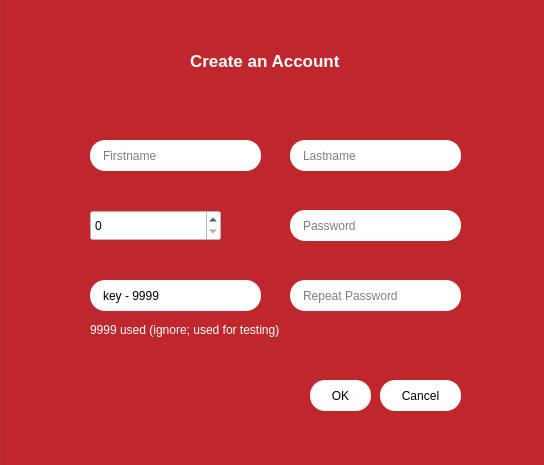
<?xml version="1.0" encoding="UTF-8"?>
<ui version="4.0">
 <class>CreateAccount</class>
 <widget class="QDialog" name="CreateAccount">
  <property name="windowModality">
   <enum>Qt::WindowModal</enum>
  </property>
  <property name="geometry">
   <rect>
    <x>0</x>
    <y>0</y>
    <width>544</width>
    <height>465</height>
   </rect>
  </property>
  <property name="windowTitle">
   <string>Create Desk Account</string>
  </property>
  <property name="styleSheet">
   <string notr="true">QMainWindow{
	background-color:  #C2272D;
}

QDialog{
	background-color:  #C2272D;
}

QLineEdit{
	background-color: #fff;
	color: #000000;
	border-radius:  15px;
	padding-left : 11px;
}

QPushButton{
background-color: #fff;
text-transform: uppercase;
border-radius:  15px;
color: #000000;

}

QToolButton
{
    border-radius: 30px;
}

QMenu{
background-color:  gray;
color: #fff;
}

QMenuBar{
background-color:  #434343;
color: #fff;
}

QAction{
background-color: gray;
color: #fff;

}

QMenuBar::item:selected{
background-color: gray;
color: #fff;
}

QMenu::item:selected{
background-color:  #404040;
}

QMessageBox{
background-color:  #fff;
}
</string>
  </property>
  <property name="modal">
   <bool>true</bool>
  </property>
  <widget class="QGroupBox" name="groupBox">
   <property name="enabled">
    <bool>true</bool>
   </property>
   <property name="geometry">
    <rect>
     <x>0</x>
     <y>-10</y>
     <width>571</width>
     <height>531</height>
    </rect>
   </property>
   <property name="minimumSize">
    <size>
     <width>571</width>
     <height>531</height>
    </size>
   </property>
   <property name="maximumSize">
    <size>
     <width>571</width>
     <height>531</height>
    </size>
   </property>
   <property name="title">
    <string/>
   </property>
   <widget class="QLabel" name="keyinputLabel">
    <property name="geometry">
     <rect>
      <x>90</x>
      <y>330</y>
      <width>231</width>
      <height>21</height>
     </rect>
    </property>
    <property name="styleSheet">
     <string notr="true">QLabel{
color: #fff;
}</string>
    </property>
    <property name="text">
     <string>&lt;html&gt;&lt;head/&gt;&lt;body&gt;&lt;p&gt;9999 used (ignore; used for testing)&lt;/p&gt;&lt;/body&gt;&lt;/html&gt;</string>
    </property>
   </widget>
   <widget class="QLineEdit" name="firstnameInput">
    <property name="geometry">
     <rect>
      <x>90</x>
      <y>150</y>
      <width>171</width>
      <height>31</height>
     </rect>
    </property>
    <property name="placeholderText">
     <string>Firstname</string>
    </property>
   </widget>
   <widget class="QSpinBox" name="ageInput">
    <property name="geometry">
     <rect>
      <x>90</x>
      <y>220</y>
      <width>131</width>
      <height>31</height>
     </rect>
    </property>
    <property name="styleSheet">
     <string notr="true">QSpinBox{
background-color: #fff;
color:  #000000;

}</string>
    </property>
    <property name="maximum">
     <number>130</number>
    </property>
   </widget>
   <widget class="QLineEdit" name="passwordInput">
    <property name="geometry">
     <rect>
      <x>290</x>
      <y>220</y>
      <width>171</width>
      <height>31</height>
     </rect>
    </property>
    <property name="echoMode">
     <enum>QLineEdit::Password</enum>
    </property>
    <property name="placeholderText">
     <string>Password</string>
    </property>
   </widget>
   <widget class="QLineEdit" name="keyInput">
    <property name="enabled">
     <bool>false</bool>
    </property>
    <property name="geometry">
     <rect>
      <x>90</x>
      <y>290</y>
      <width>171</width>
      <height>31</height>
     </rect>
    </property>
    <property name="text">
     <string>key - 9999</string>
    </property>
    <property name="echoMode">
     <enum>QLineEdit::Normal</enum>
    </property>
    <property name="placeholderText">
     <string>Key</string>
    </property>
   </widget>
   <widget class="QLineEdit" name="repeatpasswordInput">
    <property name="geometry">
     <rect>
      <x>290</x>
      <y>290</y>
      <width>171</width>
      <height>31</height>
     </rect>
    </property>
    <property name="echoMode">
     <enum>QLineEdit::Password</enum>
    </property>
    <property name="placeholderText">
     <string>Repeat Password</string>
    </property>
   </widget>
   <widget class="QLabel" name="windownameLabel">
    <property name="geometry">
     <rect>
      <x>190</x>
      <y>50</y>
      <width>191</width>
      <height>41</height>
     </rect>
    </property>
    <property name="font">
     <font>
      <pointsize>13</pointsize>
      <bold>true</bold>
     </font>
    </property>
    <property name="styleSheet">
     <string notr="true">QLabel{
text-transform: uppercase;
color: #fff;
line-height: 5px;
color:  #fff;

}</string>
    </property>
    <property name="text">
     <string>Create an Account</string>
    </property>
   </widget>
   <widget class="QLineEdit" name="lastnameInput">
    <property name="geometry">
     <rect>
      <x>290</x>
      <y>150</y>
      <width>171</width>
      <height>31</height>
     </rect>
    </property>
    <property name="placeholderText">
     <string>Lastname</string>
    </property>
   </widget>
   <widget class="QPushButton" name="okButton">
    <property name="geometry">
     <rect>
      <x>310</x>
      <y>390</y>
      <width>61</width>
      <height>31</height>
     </rect>
    </property>
    <property name="text">
     <string>OK</string>
    </property>
   </widget>
   <widget class="QPushButton" name="cancelButton">
    <property name="geometry">
     <rect>
      <x>380</x>
      <y>390</y>
      <width>81</width>
      <height>31</height>
     </rect>
    </property>
    <property name="text">
     <string>Cancel</string>
    </property>
   </widget>
  </widget>
 </widget>
 <resources/>
 <connections/>
</ui>
